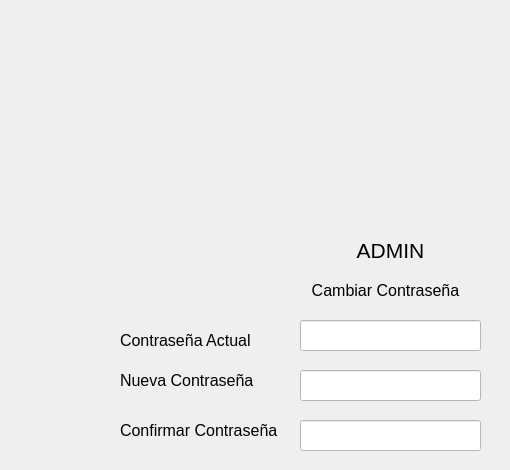
             <widget class="QWidget" name="page_MiPerfil">
              <widget class="QLabel" name="label">
               <property name="geometry">
                <rect>
                 <x>290</x>
                 <y>10</y>
                 <width>211</width>
                 <height>191</height>
                </rect>
               </property>
               <property name="text">
                <string/>
               </property>
               <property name="pixmap">
                <pixmap>login.png</pixmap>
               </property>
               <property name="scaledContents">
                <bool>true</bool>
               </property>
              </widget>
              <widget class="QLabel" name="label_2">
               <property name="geometry">
                <rect>
                 <x>320</x>
                 <y>220</y>
                 <width>141</width>
                 <height>61</height>
                </rect>
               </property>
               <property name="text">
                <string>&lt;html&gt;&lt;head/&gt;&lt;body&gt;&lt;p align=&quot;center&quot;&gt;&lt;span style=&quot; font-size:16pt;&quot;&gt;ADMIN&lt;/span&gt;&lt;/p&gt;&lt;/body&gt;&lt;/html&gt;</string>
               </property>
              </widget>
              <widget class="QLabel" name="label_3">
               <property name="geometry">
                <rect>
                 <x>270</x>
                 <y>260</y>
                 <width>231</width>
                 <height>61</height>
                </rect>
               </property>
               <property name="text">
                <string>&lt;html&gt;&lt;head/&gt;&lt;body&gt;&lt;p align=&quot;center&quot;&gt;&lt;span style=&quot; font-size:12pt;&quot;&gt;Cambiar Contraseña&lt;/span&gt;&lt;/p&gt;&lt;/body&gt;&lt;/html&gt;</string>
               </property>
              </widget>
              <widget class="QLabel" name="label_4">
               <property name="geometry">
                <rect>
                 <x>120</x>
                 <y>310</y>
                 <width>231</width>
                 <height>61</height>
                </rect>
               </property>
               <property name="text">
                <string>&lt;html&gt;&lt;head/&gt;&lt;body&gt;&lt;p&gt;&lt;span style=&quot; font-size:12pt;&quot;&gt;Contraseña Actual&lt;/span&gt;&lt;/p&gt;&lt;/body&gt;&lt;/html&gt;</string>
               </property>
              </widget>
              <widget class="QLabel" name="label_5">
               <property name="geometry">
                <rect>
                 <x>120</x>
                 <y>350</y>
                 <width>231</width>
                 <height>61</height>
                </rect>
               </property>
               <property name="text">
                <string>&lt;html&gt;&lt;head/&gt;&lt;body&gt;&lt;p&gt;&lt;span style=&quot; font-size:12pt;&quot;&gt;Nueva Contraseña &lt;/span&gt;&lt;/p&gt;&lt;/body&gt;&lt;/html&gt;</string>
               </property>
              </widget>
              <widget class="QLabel" name="label_6">
               <property name="geometry">
                <rect>
                 <x>120</x>
                 <y>400</y>
                 <width>231</width>
                 <height>61</height>
                </rect>
               </property>
               <property name="text">
                <string>&lt;html&gt;&lt;head/&gt;&lt;body&gt;&lt;p&gt;&lt;span style=&quot; font-size:12pt;&quot;&gt;Confirmar Contraseña&lt;/span&gt;&lt;/p&gt;&lt;/body&gt;&lt;/html&gt;</string>
               </property>
              </widget>
              <widget class="QLineEdit" name="lineEditContrasenaActual">
               <property name="geometry">
                <rect>
                 <x>300</x>
                 <y>320</y>
                 <width>181</width>
                 <height>31</height>
                </rect>
               </property>
               <property name="styleSheet">
                <string notr="true">background-color: rgb(255, 255, 255);</string>
               </property>
               <property name="echoMode">
                <enum>QLineEdit::Password</enum>
               </property>
              </widget>
              <widget class="QLineEdit" name="lineEditNuevaContrasena">
               <property name="geometry">
                <rect>
                 <x>300</x>
                 <y>370</y>
                 <width>181</width>
                 <height>31</height>
                </rect>
               </property>
               <property name="styleSheet">
                <string notr="true">background-color: rgb(255, 255, 255);</string>
               </property>
               <property name="echoMode">
                <enum>QLineEdit::Password</enum>
               </property>
              </widget>
              <widget class="QLineEdit" name="lineEdit_3">
               <property name="geometry">
                <rect>
                 <x>300</x>
                 <y>420</y>
                 <width>181</width>
                 <height>31</height>
                </rect>
               </property>
               <property name="styleSheet">
                <string notr="true">background-color: rgb(255, 255, 255);</string>
               </property>
               <property name="echoMode">
                <enum>QLineEdit::Password</enum>
               </property>
              </widget>
             </widget>
